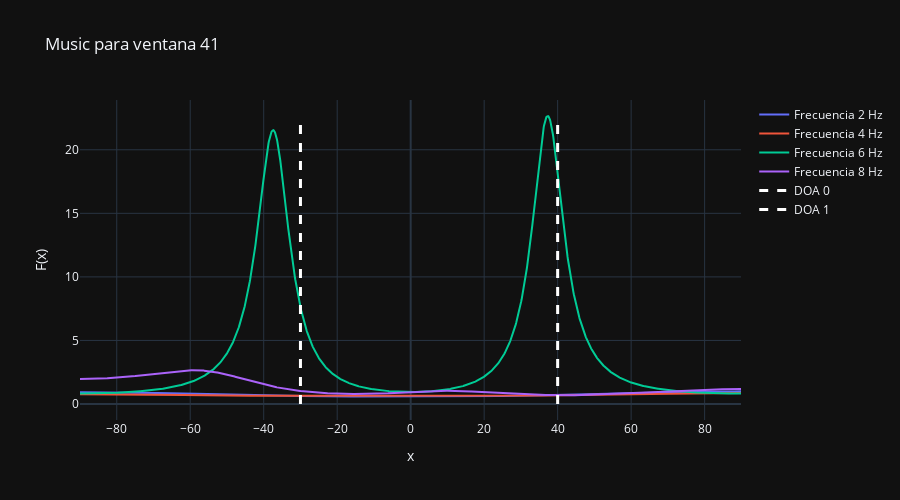

The cell this chart's notebook holds for it:
### Markdown cell above
Vemos que ninguno de los dos métodos arroja algo bueno

### Code cell
ventana_random=np.random.randint(0,num_ventanas-1)
music_random=MUSIC(this_ws,x_v_array[ventana_random],angles,n_ruidoso)
plt.title(f'Señal de ventana {ventana_random}')
plt.plot(t_v_array[ventana_random],x_v_array[ventana_random][0])
plt.plot(t_v_array[ventana_random],x_v_array[ventana_random][1])
plt.plot(t_v_array[ventana_random],x_v_array[ventana_random][2])
plt.show()
music_plot(angles= angles,music_spectrum= music_random ,this_ws=this_ws,DOAS=DOAS,freq_array=freq_array,titulo=f'Music para ventana {ventana_random}')

### Figure 1 — Plotly figure (JSON) as saved in the notebook; plotly's stock layout.template omitted (floating-point values rounded to 4 significant figures; data arrays with more than 128 entries replaced by an {"elided": "..."} marker saying what was removed)
{"data": [{"mode": "lines", "name": "Frecuencia 2 Hz", "type": "scatter", "x": {"elided": "1800 float values"}, "y": {"elided": "1800 float values"}}, {"mode": "lines", "name": "Frecuencia 4 Hz", "type": "scatter", "x": {"elided": "1800 float values"}, "y": {"elided": "1800 float values"}}, {"mode": "lines", "name": "Frecuencia 6 Hz", "type": "scatter", "x": {"elided": "1800 float values"}, "y": {"elided": "1800 float values"}}, {"mode": "lines", "name": "Frecuencia 8 Hz", "type": "scatter", "x": {"elided": "1800 float values"}, "y": {"elided": "1800 float values"}}, {"line": {"color": "white", "dash": "dash", "width": 3}, "mode": "lines", "name": "DOA 0", "type": "scatter", "x": [-30, -30], "y": [0, 22.66]}, {"line": {"color": "white", "dash": "dash", "width": 3}, "mode": "lines", "name": "DOA 1", "type": "scatter", "x": [40, 40], "y": [0, 22.66]}], "layout": {"height": 500, "title": {"text": "Music para ventana 41"}, "width": 900, "xaxis": {"title": {"text": "x"}}, "yaxis": {"title": {"text": "F(x)"}}}}
